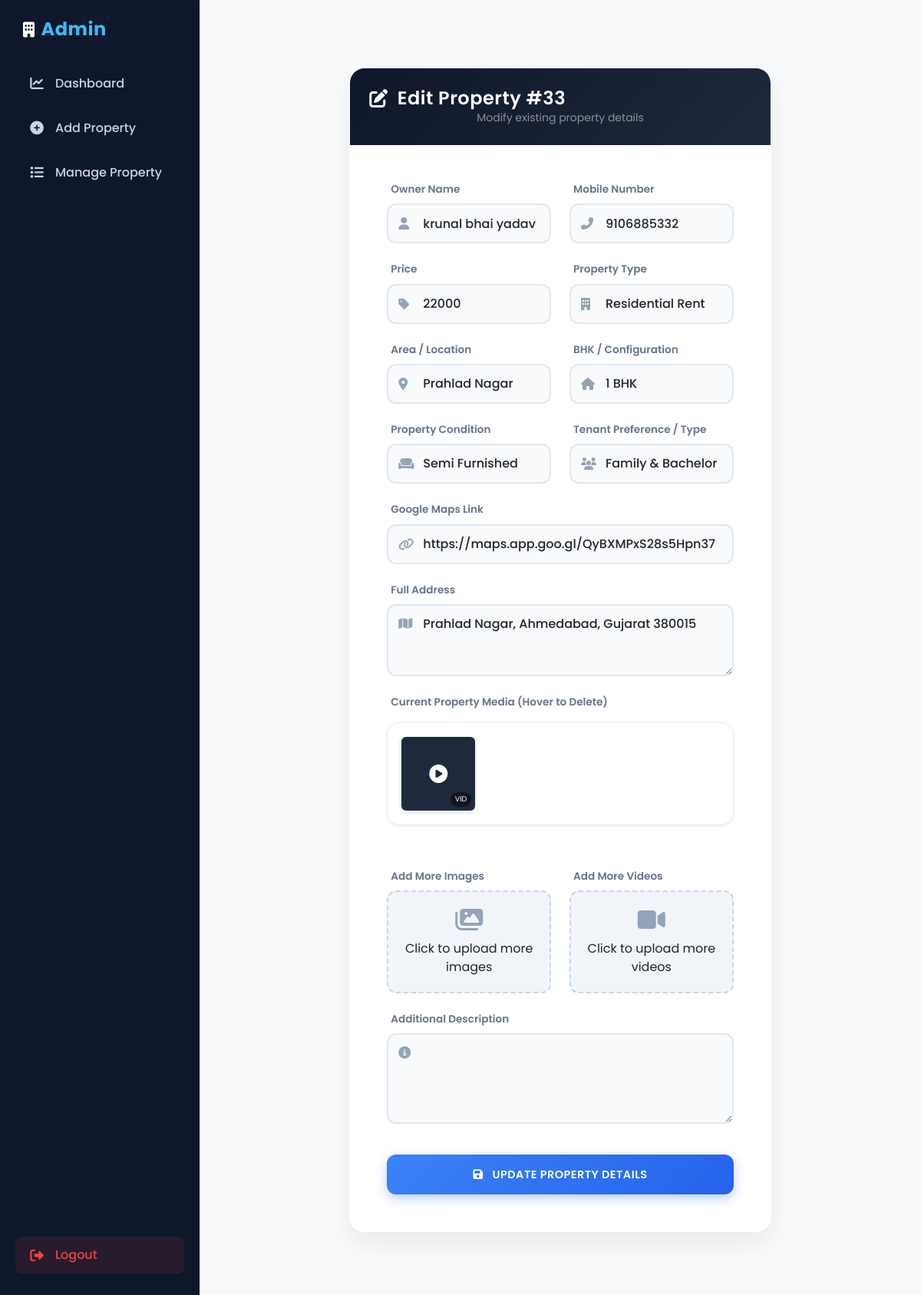
The app's page /admin/edit-property.php?id=33 (signed in) with its own data.
### tables this page shows
CREATE TABLE IF NOT EXISTS `tbl_property` (
  `id` int NOT NULL AUTO_INCREMENT,
  `owner_name` varchar(100) DEFAULT NULL,
  `owner_mobile` varchar(10) DEFAULT NULL,
  `price` varchar(20) DEFAULT NULL,
  `type` varchar(50) DEFAULT NULL,
  `area` varchar(50) DEFAULT NULL,
  `address` varchar(255) DEFAULT NULL,
  `bhk` varchar(20) DEFAULT NULL,
  `property_condition` varchar(50) DEFAULT NULL,
  `availability` varchar(50) DEFAULT NULL,
  `created_by` varchar(100) DEFAULT NULL,
  `address_link` text,
  `description` text,
  `note` text,
  `call_status` enum('DNP','callback','Available') DEFAULT NULL,
  `call_status_date` date DEFAULT NULL,
  `status` enum('pending','approved') DEFAULT 'pending',
  `created_at` timestamp NULL DEFAULT CURRENT_TIMESTAMP,
  PRIMARY KEY (`id`),
  UNIQUE KEY `owner_mobile` (`owner_mobile`)
);

CREATE TABLE IF NOT EXISTS `tbl_property_videos` (
  `id` int NOT NULL AUTO_INCREMENT,
  `property_id` int DEFAULT NULL,
  `video` varchar(255) DEFAULT NULL,
  PRIMARY KEY (`id`)
);

### admin/edit-property.php (the view, shortened to what this page needs)
<?php include "layout-header.php"; ?>
<?php
include "../includes/config.php";
$id = (int)($_GET['id'] ?? 0);
$pq = mysqli_query($con, "SELECT * FROM tbl_property WHERE id=$id");
$p  = mysqli_fetch_assoc($pq);
$areas = [
  "SG Road", "Akhbarnagar", "Ambawadi", "Ambli", "Ashram Road", "Bapunagar", "Bhadaj", "Bhuyangdev", "Bodakdev", "Bopal", "CG Road", "Chanakyapuri", "Chandkheda", "Chandlodia", "Drive In Road", "Ellisbridge", "Gandhinagar", "Ghatlodia", "Ghuma", "Gift City", "Gota", "Gulbai Tekra", "Gurukul", "Hebatpur", "Income Tax", "Iscon Ambli Road", "Jagatpur", "Jivraj Park", "Jodhpur", "Juhapura", "Kudasan", "Law Garden", "Makarba", "Manekbaug", "Manipur", "Memnagar", "Mithakhali", "Motera", "Naroda", "Naranpura", "Navrangpura", "Nehru Nagar", "New CG Road", "New Ranip", "New Wadaj", "Nikol", "Nirnay Nagar", "Ognaj", "Paldi", "Prahlad Nagar", "Ramdevnagar", "Ranip", "Sabarmati", "Sanathal", "Santej", "Sargasan", "Sarkhej", "Satadhar", "Satellite", "Science City", "Shahibaug", "Shastrinagar", "Shela", "Shilaj", "Shivranjani", "Shyamal", "Sindhubhavan Road", "Sola", "South Bopal", "SP Ring Road", "Subhash Bridge", "Surdhara Circle", "Thaltej", "Tragad", "Usmanpura", "Vahelal", "Vaishno Devi", "Vasna", "Vastral", "Vastrapur", "Vejalpur", "Vijay Cross Road", "Wadaj", "Zundal"
];
?>
<div class="container py-5">
    <div class="row justify-content-center">
        <div class="col-12 col-lg-10 col-xl-8">
            <div class="premium-card animate-fade-in shadow-lg">
                <div class="premium-card-header text-center position-relative">
                    <h4><i class="fas fa-edit"></i> Edit Property #<?= $id ?></h4>
                    <p class="mb-0 text-white-50 small">Modify existing property details</p>
                </div>
                <div class="card-body p-4 p-md-5 text-dark">
                    <form method="POST" enctype="multipart/form-data" autocomplete="off" class="needs-validation" novalidate>
                        <div class="row">
                            <div class="col-md-6">
                                <label class="label-custom">Owner Name</label>
                                <div class="form-group-custom">
                                    <input type="text" name="owner_name" class="form-control form-control-custom" value="<?= htmlspecialchars($p['owner_name']) ?>" required>
                                </div>
                            </div>
                            <div class="col-md-6">
                                <label class="label-custom">Mobile Number</label>
                                <div class="form-group-custom">
                                    <input type="text" name="owner_mobile" class="form-control form-control-custom" value="<?= htmlspecialchars($p['owner_mobile']) ?>" maxlength="10" required>
                                </div>
                            </div>
                            <div class="col-md-6">
                                <label class="label-custom">Price</label>
                                <div class="form-group-custom">
                                    <input type="text" name="price" id="price" class="form-control form-control-custom" value="<?= htmlspecialchars($p['price']) ?>" required>
                                </div>
                            </div>
                            <div class="col-md-6">
                                <label class="label-custom">Property Type</label>
                                <div class="form-group-custom">
                                    <select name="property_type" id="propertyType" class="form-control form-control-custom" required>
                                        <?php $types=["Residential Rent","Residential Sell","Commercial Rent","Commercial Sell"];
                                        foreach($types as $t){ $sel=($p['type']==$t)?'selected':''; echo "<option $sel>$t</option>"; } ?>
                                    </select>
                                </div>
                            </div>
                            <div class="col-md-6">
                                <label class="label-custom">Area / Location</label>
                                <div class="form-group-custom">
                                    <select name="area" class="form-control form-control-custom" required>
                                        <?php foreach ($areas as $area) { $sel=($p['area']==$area)?'selected':''; echo "<option value=\"".htmlspecialchars($area)."\" $sel>".htmlspecialchars($area)."</option>"; } ?>
                                    </select>
                                </div>
                            </div>
                            <div class="col-md-6" id="bhkWrapper">
                                <label class="label-custom">BHK / Configuration</label>
                                <div class="form-group-custom">
                                    <select name="bhk" class="form-control form-control-custom" <?= (strpos(strtolower($p['type']), 'commercial') === false) ? 'required' : '' ?>>
                                        <?php $bhks=["1 Room","2 Room","1 RK","2 RK","1 BHK","1.5 BHK","2 BHK","2.5 BHK","3 BHK","3.5 BHK","4 BHK & More"];
                                        foreach($bhks as $b){ $sel=($p['bhk']==$b)?'selected':''; echo "<option $sel>$b</option>"; } ?>
                                    </select>
                                </div>
                            </div>
                            <div class="col-md-6">
                                <label class="label-custom">Property Condition</label>
                                <div class="form-group-custom">
                                    <select name="property_condition" class="form-control form-control-custom" required>
                                        <?php $conds=["Furnished","Fix Furnished","Fully Furnished","Kitchen Fix","Semi Furnished","Unfurnished"];
                                        foreach($conds as $c){ $sel=($p['property_condition']==$c)?'selected':''; echo "<option $sel>$c</option>"; } ?>
                                    </select>
                                </div>
                            </div>
                            <div class="col-md-6">
                                <label class="label-custom">Tenant Preference / Type</label>
                                <div class="form-group-custom">
                                    <select name="availability" id="availabilityField" class="form-control form-control-custom" required>
                                    </select>
                                </div>
                            </div>
                            <div class="col-12">
                                <label class="label-custom">Google Maps Link</label>
                                <div class="form-group-custom">
                                    <input type="url" name="address_link" class="form-control form-control-custom" value="<?= htmlspecialchars($p['address_link']) ?>" placeholder="Paste Google Maps URL here">
                                </div>
                            </div>
                            <div class="col-12">
                                <label class="label-custom">Full Address</label>
                                <div class="form-group-custom">
                                    <textarea name="address" class="form-control form-control-custom" rows="3" required><?= htmlspecialchars($p['address']) ?></textarea>
                                </div>
                            </div>
                            <div class="col-12 mb-4">
                                <label class="label-custom">Current Property Media (Hover to Delete)</label>
                                <div class="media-gallery-container shadow-sm p-3 rounded-4 bg-white border border-light-subtle">
                                            <?php
                                    $vids = mysqli_query($con, "SELECT id, video FROM tbl_property_videos WHERE property_id=$id");
                                    if (mysqli_num_rows($vids) > 0) {
                                        while ($vid = mysqli_fetch_assoc($vids)) {
                                            ?>
                                            <div class="media-tile media-tile-video shadow-sm rounded-3 overflow-hidden position-relative" id="media_vid_<?= $vid['id'] ?>">
                                                <i class="fas fa-play-circle"></i>
                                                <div class="media-tile-badge">VID</div>
                                            </div>
                                            <?php
                                        }
                                    }
                                    ?>
                                </div>
                            </div>
                            <div class="col-md-6 mt-2">
                                <label class="label-custom">Add More Images</label>
                                <div class="file-group-custom">
                                    <label class="file-input-label" for="property_images">
                                        <i class="fas fa-images"></i> <span>Click to upload more images</span>
                                    </label>
                                </div>
                            </div>
                            <div class="col-md-6 mt-2">
                                <label class="label-custom">Add More Videos</label>
                                <div class="file-group-custom">
                                    <label class="file-input-label" for="property_videos">
                                        <i class="fas fa-video"></i> <span>Click to upload more videos</span>
                                    </label>
                                </div>
                            </div>
                            <div class="col-12 mt-4">
                                <label class="label-custom">Additional Description</label>
                                <div class="form-group-custom">
                                    <textarea name="description" class="form-control form-control-custom" rows="4"><?= htmlspecialchars($p['description']) ?></textarea>
                                </div>
                            </div>
                            <div class="col-12 mt-3">
                                <button type="submit" class="btn btn-premium w-100">
                                    <i class="fas fa-save me-2"></i> Update Property Details
                                </button>
                            </div>
                        </div>
                    </form>
                </div>
            </div>
        </div>
    </div>
</div>
<?php include "layout-footer.php"; ?>

### admin/admin-style.css (style rules this page uses)
body { background: #f8fafc; font-family: 'Poppins', -apple-system, BlinkMacSystemFont, 'Segoe UI', sans-serif; color: #334155; }
.premium-card { background: rgba(255, 255, 255, 0.9); backdrop-filter: blur(10px); border: 1px solid rgba(255, 255, 255, 0.3); border-radius: 20px !important; box-shadow: 0 15px 35px rgba(0,0,0,0.07) !important; overflow: hidden; }
.premium-card-header { background: linear-gradient(135deg, #0f172a, #1e293b); padding: 25px !important; color: #fff; border: none !important; }
.premium-card-header h4 { margin: 0; font-weight: 600; letter-spacing: 0.5px; display: flex; align-items: center; gap: 12px; }
.form-group-custom { position: relative; margin-bottom: 1.5rem; }
.form-control-custom { padding-left: 45px !important; height: 52px; border-radius: 12px !important; border: 2px solid #e2e8f0 !important; background: #f8fafc !important; transition: all 0.3s cubic-bezier(0.4, 0, 0.2, 1) !important; font-weight: 500; }
textarea.form-control-custom { height: auto !important; padding-top: 12px !important; }
.label-custom { font-size: 0.85rem; font-weight: 600; color: #64748b; margin-bottom: 8px; display: block; margin-left: 5px; }
.btn-premium { height: 52px; border-radius: 12px !important; font-weight: 600 !important; letter-spacing: 0.5px; text-transform: uppercase; font-size: 0.9rem !important; background: linear-gradient(135deg, #3b82f6, #2563eb) !important; border: none !important; transition: all 0.4s cubic-bezier(0.175, 0.885, 0.32, 1.275) !important; color: white !important; box-shadow: 0 5px 15px rgba(37, 99, 235, 0.3) !important; }
.file-group-custom { background: #f1f5f9; border: 2px dashed #cbd5e1; border-radius: 12px; padding: 20px; text-align: center; transition: all 0.3s ease; }
.file-input-label { display: flex; flex-direction: column; align-items: center; gap: 10px; cursor: pointer; }
.file-input-label i { font-size: 2rem; color: #94a3b8; }
.animate-fade-in { animation: fadeInUp 0.6s ease forwards; }
.media-gallery-container { display: flex; flex-wrap: wrap; gap: 15px; margin-top: 15px; margin-bottom: 25px; }
.media-tile { position: relative; width: 100px; height: 100px; border-radius: 12px; overflow: hidden; background: #e2e8f0; border: 2px solid #f1f5f9; box-shadow: 0 4px 10px rgba(0,0,0,0.05); transition: transform 0.3s ease; }
.media-tile-video { display: flex; align-items: center; justify-content: center; background: #1e293b; color: #fff; }
.media-tile-video i { font-size: 1.5rem; }
.media-tile-badge { position: absolute; bottom: 5px; right: 5px; background: rgba(0,0,0,0.5); color: #fff; font-size: 0.6rem; padding: 2px 6px; border-radius: 10px; pointer-events: none; }

### records on screen
tbl_property: owner_name "krunal bhai yadav", owner_mobile "9106885332", price "22000", bhk "1 BHK", address_link "https://maps.app.goo.gl/QyBXMPxS28s5Hpn37", address "Prahlad Nagar, Ahmedabad, Gujarat 380015"

### other values on screen
$id "33"
form field property_type "Residential Rent"
form field area "Prahlad Nagar"
form field property_condition "Semi Furnished"
